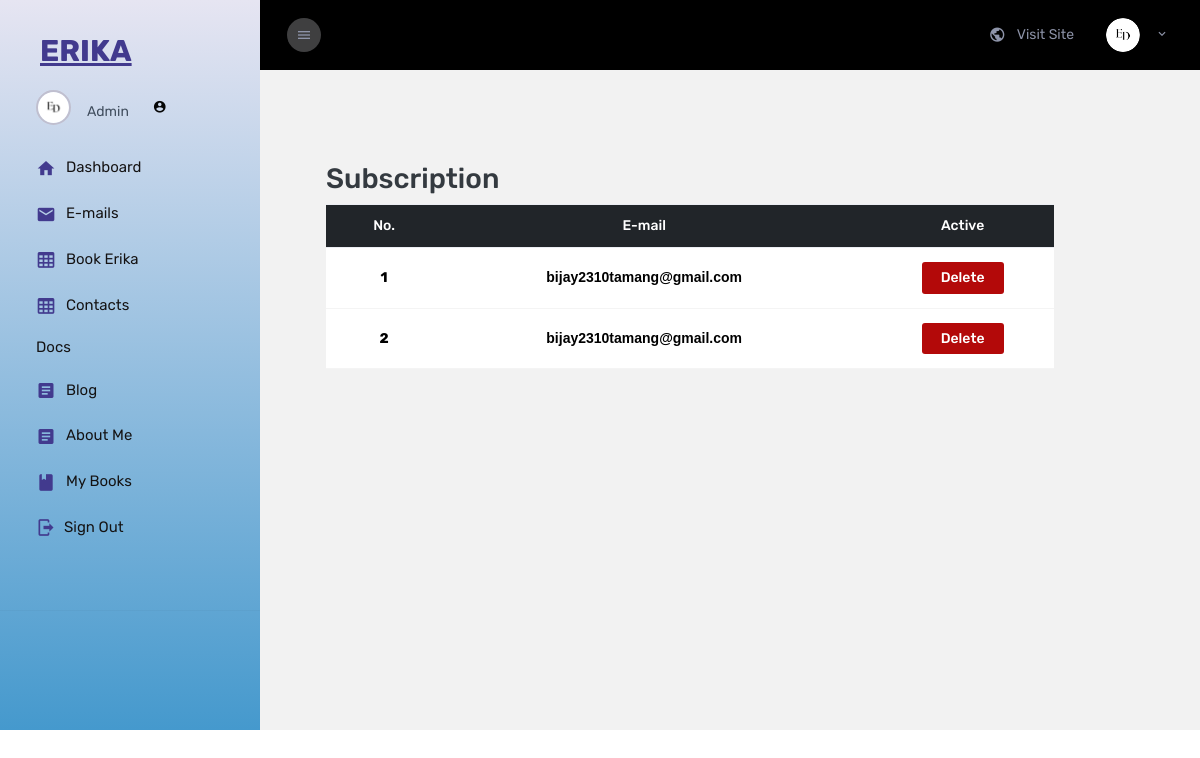
The page /E_Admin/e_mail/ on the database its author committed.
### ErikaApp/models.py (models this page shows, shortened)
class Download_email(models.Model):
    Downloaded_Email = models.EmailField()

### Erika_Admin/views.py (the view)
# urls.py: path('mail/',views.Dashboard.email, name='mail'),
def mail(request):
    show_download_mail = Download_email.objects.all()
    context={
        'show_download_mail':show_download_mail
    }
    return render(request,'mail/mail.html',context)

### Erika_Admin/templates/mail/mail.html
{% extends 'partials/base.html' %}
{% load static %}
{% block link %}
<link rel="stylesheet" href="{% static 'css/dashboard.css' %}">
{% endblock link %}
{% block body %}
<div class="main-panel justify-content-center">
    <div class="content-wrapper pb-0">
        <div class="page-header flex-wrap">
            <div class="container-fluid py-5 ">
                <div class="container">
                    <h2>Subscription</h2>
                    <table class="table text-center">
                        <thead class="table-dark">
                            <tr>
                                <th scope="col">No.</th>
                                <th scope="col">E-mail</th>
                                <th scope="col">Active</th>
                            </tr>
                        </thead>
                        <tbody>
                            {% for e_ml in show_download_mail %}
                            <tr>
                                <th scope="row">{{ forloop.counter }}</th>
                                <td> <a href="mailto:{{e_ml.Downloaded_Email}}" class="mailto-link" >{{e_ml.Downloaded_Email}} </a></td>
                                <td>
                                    <a href="{% url 'delete_e_mails' e_ml.id %}">
                                        <button type="button" class="btn" style="background-color: #b30909; color: #ffffff;">Delete</button>
                                    </a>
                                </td>
                            </tr>
                            {% endfor %}
                        </tbody>
                    </table>
                </div>
            </div>
        </div>
    </div>
</div>
{% endblock body %}

### Erika_Admin/static/css/dashboard.css (style rules this page uses)
.mailto-link { text-decoration: none !important; color: #000; font-family: Arial, Helvetica, sans-serif; font-weight: bold; border: none; }

### rows shown on the page
Download_email: Downloaded_Email "bijay2310tamang@gmail.com"
Download_email: Downloaded_Email "bijay2310tamang@gmail.com"
